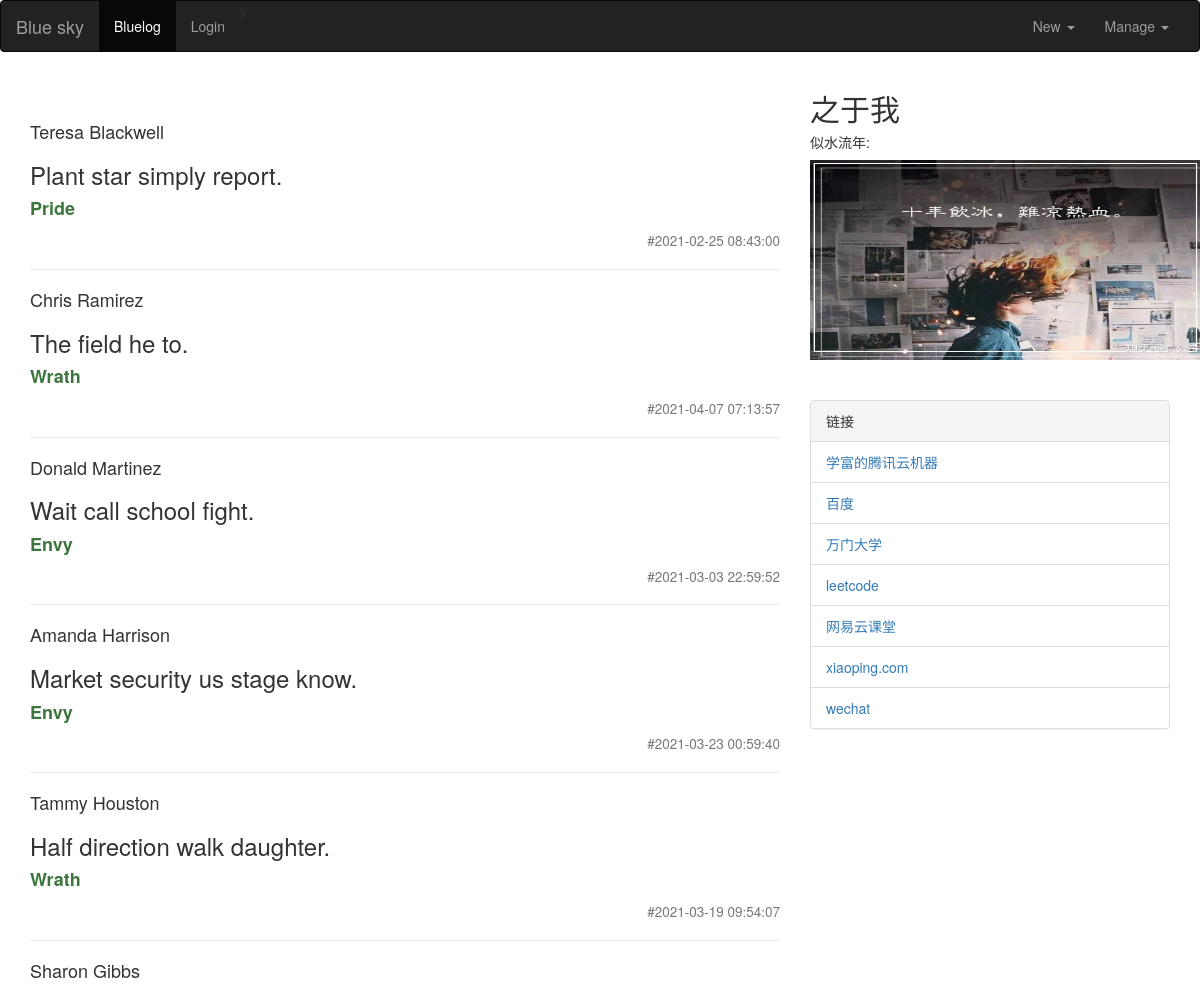
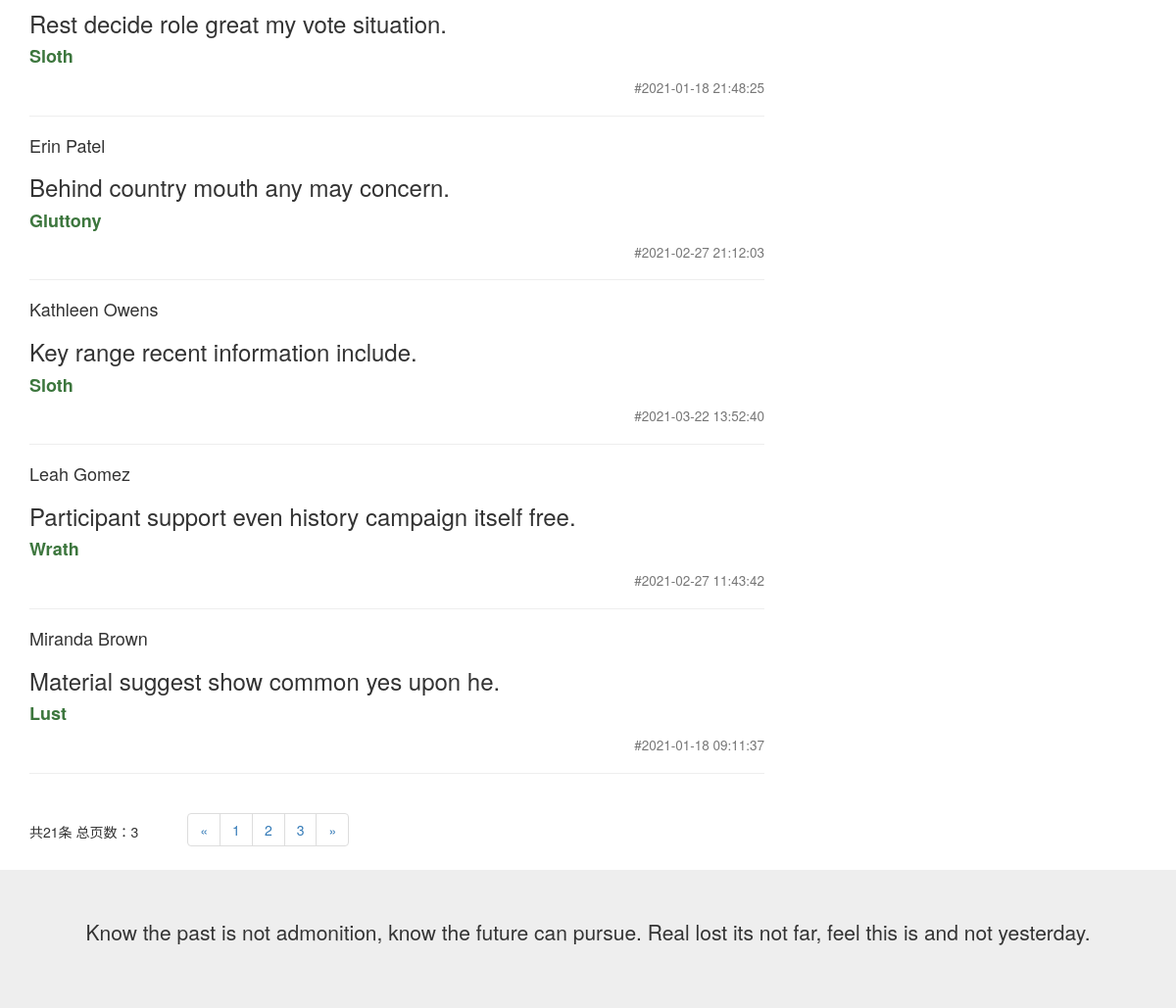
The app's page /blog/bloglist with its own data (2 pictures, top to bottom).
### models.py (models this page shows)
class Post(db.Model):
    id = db.Column(db.Integer, primary_key=True)
    title = db.Column(db.String(20))
    category = db.Column(db.String(20))
    body = db.Column(db.Text)
    timestamp = db.Column(db.DateTime, default=datetime.utcnow, index=True)

class Link(db.Model):
    link_id = db.Column(db.Integer, primary_key=True)
    link_name = db.Column(db.String(30))
    link_url = db.Column(db.String(255))
    link_timestamp = db.Column(db.DateTime, default=datetime.utcnow, index=True)

### views/blogs/blog.py (the view)
@blog_app.route('/bloglist', methods=['get', 'post'])
def blogList():
    links = Link.query.all()
    page = request.args.get('page')
    if page is not None:
        posts = Post.query.paginate(int(page), 10)
        print(posts.next_num, posts.prev_num)
    else:
        posts = Post.query.paginate(1, 10)
    return render_template("blog/blog.html", links=links, posts=posts.items,
                           pages=posts.pages,  # 总页数
                           total=posts.total,  # 总条数
                           pageList=posts.iter_pages(),  # 自动分页
                           next_num=posts.next_num,  # 下一页
                           prev_num=posts.prev_num  # 上一页
                           )

### templates/blog/blog.html (shortened to what this page needs)
{% extends 'blog_base.html' %}
{% block content %}
<div class="row">
    <div class="col-sm-8" style="margin-top: 40px">
	  {% for blog_post in posts %}
		  <h4>{{ blog_post.title }}</h4>
		  <h3>{{ blog_post.body }}</h3>
			<h4>
			<a href="#" class="text-success"><strong>{{ blog_post.category }}</strong></a>
			</h4>
			<h4 class="text-right"><small>#{{ blog_post.timestamp }}</small></h4>
		  <hr >
	  {% endfor %}
	</div>
	<div class="col-sm-4" >
	  <h2>之于我</h2>
	  <h5>似水流年:</h5>
      <div class="fakeimg">
          <img src="{{ url_for('static', filename='img/sky_fighting.jpg') }}" width="400" height="200"/>
      </div>
	</div>
	<div class="col-sm-4" style="margin-top: 40px">
		<div class="panel panel-default">
			<div class="panel-heading">链接</div>
			<ul class="list-group">
				{% for link in links %}
					<li class="list-group-item">
						<a href="{{ link.link_url }}">
						{{ link.link_name }}
						</a>
					</li>
				{% endfor %}
			</ul>
		</div>
	</div>
  </div>
<table>
	<tr>
	<td>共{{ total }}条 总页数：{{ pages }}</td>
	<td >
		<ul class="pagination" style="margin-left: 50px">
			{% if prev_num != None %}
				<li><a href="?page={{ prev_num }}">&laquo;</a></li>
			{% else %}
				<li><a href="#">&laquo;</a></li>
			{% endif %}
			{% for page in pageList %}
				{% if page != None %}
					<li><a href="?page={{ page }}">{{ page }}</a></li>
				{% else %}
					<li><a href="#">...</a></li>
				{% endif %}
			{% endfor %}
			{% if next_num != None %}
				<li><a href="?page={{ next_num }}">&raquo;</a></li>
			{% else %}
				<li><a href="#">&raquo;</a></li>
			{% endif %}
		</ul>
	</td>
	</tr>
</table>
{% endblock %}

### templates/blog_base.html (style rules this page uses)
.fakeimg { height: 200px; background: #aaa; }

### records on screen
Post: title "Teresa Blackwell", body "Plant star simply report.", category "Pride", timestamp "2021-02-25 08:43:00"
Post: title "Chris Ramirez", body "The field he to.", category "Wrath", timestamp "2021-04-07 07:13:57"
Post: title "Donald Martinez", body "Wait call school fight.", category "Envy", timestamp "2021-03-03 22:59:52"
Post: title "Amanda Harrison", body "Market security us stage know.", category "Envy", timestamp "2021-03-23 00:59:40"
Post: title "Tammy Houston", body "Half direction walk daughter.", category "Wrath", timestamp "2021-03-19 09:54:07"
Post: title "Sharon Gibbs", body "Rest decide role great my vote situation.", category "Sloth", timestamp "2021-01-18 21:48:25"
Post: title "Erin Patel", body "Behind country mouth any may concern.", category "Gluttony", timestamp "2021-02-27 21:12:03"
Post: title "Kathleen Owens", body "Key range recent information include.", category "Sloth", timestamp "2021-03-22 13:52:40"
Post: title "Leah Gomez", body "Participant support even history campaign itself free.", category "Wrath", timestamp "2021-02-27 11:43:42"
Post: title "Miranda Brown", body "Material suggest show common yes upon he.", category "Lust", timestamp "2021-01-18 09:11:37"
Link: link_name "学富的腾讯云机器"
Link: link_name "百度"
Link: link_name "万门大学"
Link: link_name "leetcode"
Link: link_name "网易云课堂"
Link: link_name "xiaoping.com"
Link: link_name "wechat"

### other values on screen
{{ total }} "21"
{{ pages }} "3"
{{ page }} "1" "2" "3"
